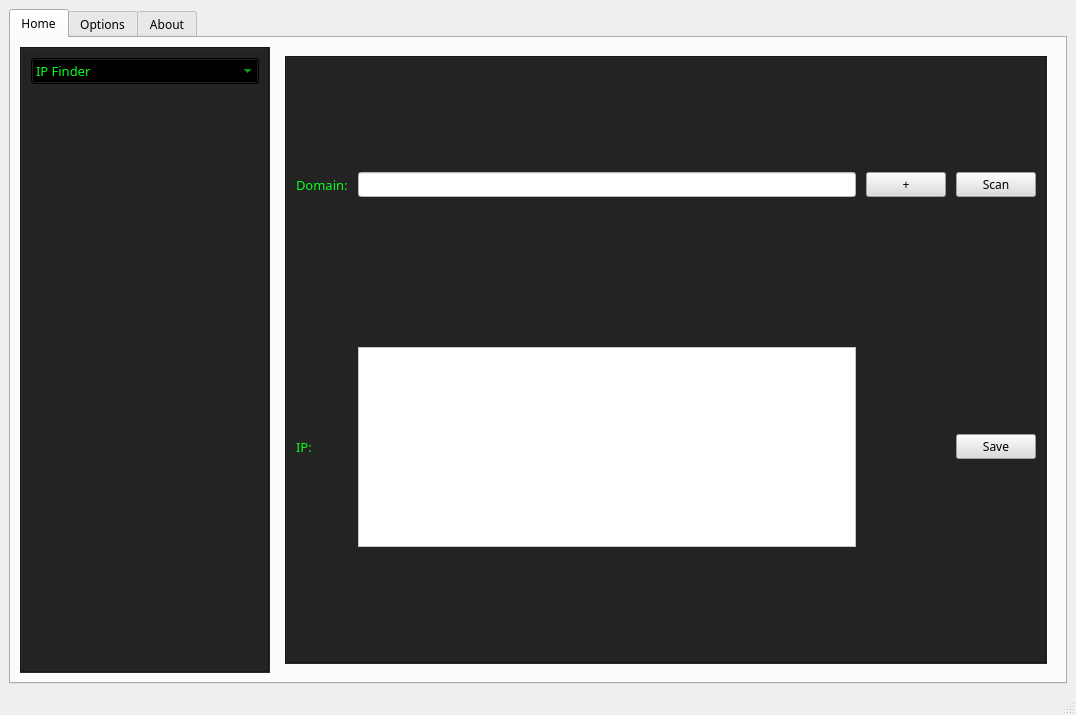
<?xml version="1.0" encoding="UTF-8"?>
<ui version="4.0">
 <class>MainWindow</class>
 <widget class="QMainWindow" name="MainWindow">
  <property name="geometry">
   <rect>
    <x>0</x>
    <y>0</y>
    <width>1076</width>
    <height>715</height>
   </rect>
  </property>
  <property name="windowTitle">
   <string>MainWindow</string>
  </property>
  <widget class="QWidget" name="centralwidget">
   <layout class="QGridLayout" name="gridLayout">
    <item row="0" column="0">
     <widget class="QTabWidget" name="tabwidget">
      <property name="font">
       <font>
        <family>Copperplate Gothic Light</family>
       </font>
      </property>
      <property name="currentIndex">
       <number>0</number>
      </property>
      <widget class="QWidget" name="tab">
       <attribute name="title">
        <string>Home</string>
       </attribute>
       <layout class="QGridLayout" name="gridLayout_2">
        <item row="0" column="0">
         <widget class="QFrame" name="frame">
          <property name="sizePolicy">
           <sizepolicy hsizetype="Minimum" vsizetype="Preferred">
            <horstretch>0</horstretch>
            <verstretch>0</verstretch>
           </sizepolicy>
          </property>
          <property name="minimumSize">
           <size>
            <width>250</width>
            <height>0</height>
           </size>
          </property>
          <property name="font">
           <font>
            <family>Copperplate Gothic Light</family>
           </font>
          </property>
          <property name="styleSheet">
           <string notr="true">background-color: rgb(35, 35, 35);</string>
          </property>
          <property name="frameShape">
           <enum>QFrame::Box</enum>
          </property>
          <property name="frameShadow">
           <enum>QFrame::Sunken</enum>
          </property>
          <layout class="QGridLayout" name="gridLayout_8">
           <item row="0" column="0">
            <layout class="QVBoxLayout" name="verticalLayout_3" stretch="0,0">
             <property name="spacing">
              <number>0</number>
             </property>
             <property name="sizeConstraint">
              <enum>QLayout::SetDefaultConstraint</enum>
             </property>
             <property name="topMargin">
              <number>0</number>
             </property>
             <property name="rightMargin">
              <number>0</number>
             </property>
             <property name="bottomMargin">
              <number>0</number>
             </property>
             <item>
              <widget class="QComboBox" name="comboBox_3">
               <property name="sizePolicy">
                <sizepolicy hsizetype="Expanding" vsizetype="Fixed">
                 <horstretch>0</horstretch>
                 <verstretch>0</verstretch>
                </sizepolicy>
               </property>
               <property name="minimumSize">
                <size>
                 <width>0</width>
                 <height>5</height>
                </size>
               </property>
               <property name="font">
                <font>
                 <family>Copperplate Gothic Light</family>
                 <pointsize>10</pointsize>
                </font>
               </property>
               <property name="layoutDirection">
                <enum>Qt::LeftToRight</enum>
               </property>
               <property name="styleSheet">
                <string notr="true">background-color: rgb(0, 0, 0);
color:rgb(10, 255, 30);</string>
               </property>
               <property name="currentIndex">
                <number>0</number>
               </property>
               <property name="maxCount">
                <number>2147483642</number>
               </property>
               <property name="sizeAdjustPolicy">
                <enum>QComboBox::AdjustToContentsOnFirstShow</enum>
               </property>
               <property name="minimumContentsLength">
                <number>0</number>
               </property>
               <property name="frame">
                <bool>true</bool>
               </property>
               <property name="modelColumn">
                <number>0</number>
               </property>
               <item>
                <property name="text">
                 <string>IP Finder</string>
                </property>
               </item>
               <item>
                <property name="text">
                 <string>Port Scanner</string>
                </property>
               </item>
               <item>
                <property name="text">
                 <string>3</string>
                </property>
               </item>
               <item>
                <property name="text">
                 <string>4</string>
                </property>
               </item>
               <item>
                <property name="text">
                 <string>5</string>
                </property>
               </item>
               <item>
                <property name="text">
                 <string>6</string>
                </property>
               </item>
               <item>
                <property name="text">
                 <string>7</string>
                </property>
               </item>
              </widget>
             </item>
             <item>
              <spacer name="verticalSpacer_2">
               <property name="font">
                <font>
                 <family>Copperplate Gothic Light</family>
                </font>
               </property>
               <property name="orientation">
                <enum>Qt::Vertical</enum>
               </property>
               <property name="sizeHint" stdset="0">
                <size>
                 <width>20</width>
                 <height>40</height>
                </size>
               </property>
              </spacer>
             </item>
            </layout>
           </item>
          </layout>
         </widget>
        </item>
        <item row="0" column="1">
         <widget class="QStackedWidget" name="stackedWidget">
          <property name="sizePolicy">
           <sizepolicy hsizetype="Preferred" vsizetype="Preferred">
            <horstretch>1</horstretch>
            <verstretch>0</verstretch>
           </sizepolicy>
          </property>
          <property name="currentIndex">
           <number>0</number>
          </property>
          <widget class="QWidget" name="page">
           <layout class="QGridLayout" name="gridLayout_3">
            <item row="0" column="0">
             <widget class="QFrame" name="frame_2">
              <property name="enabled">
               <bool>true</bool>
              </property>
              <property name="sizePolicy">
               <sizepolicy hsizetype="Preferred" vsizetype="Preferred">
                <horstretch>1</horstretch>
                <verstretch>0</verstretch>
               </sizepolicy>
              </property>
              <property name="font">
               <font>
                <family>Copperplate Gothic Light</family>
               </font>
              </property>
              <property name="layoutDirection">
               <enum>Qt::LeftToRight</enum>
              </property>
              <property name="styleSheet">
               <string notr="true">background-color: rgb(35,35, 35);</string>
              </property>
              <property name="frameShape">
               <enum>QFrame::Box</enum>
              </property>
              <property name="frameShadow">
               <enum>QFrame::Sunken</enum>
              </property>
              <layout class="QGridLayout" name="gridLayout_9">
               <item row="1" column="0">
                <layout class="QGridLayout" name="gridLayout_10" rowstretch="20,0" columnstretch="0,0,0,0">
                 <property name="sizeConstraint">
                  <enum>QLayout::SetDefaultConstraint</enum>
                 </property>
                 <property name="leftMargin">
                  <number>0</number>
                 </property>
                 <property name="topMargin">
                  <number>0</number>
                 </property>
                 <property name="rightMargin">
                  <number>0</number>
                 </property>
                 <property name="bottomMargin">
                  <number>0</number>
                 </property>
                 <property name="horizontalSpacing">
                  <number>10</number>
                 </property>
                 <property name="verticalSpacing">
                  <number>150</number>
                 </property>
                 <item row="0" column="0">
                  <widget class="QLabel" name="label_6">
                   <property name="enabled">
                    <bool>true</bool>
                   </property>
                   <property name="font">
                    <font>
                     <family>Copperplate Gothic Light</family>
                     <pointsize>10</pointsize>
                    </font>
                   </property>
                   <property name="styleSheet">
                    <string notr="true">color:rgb(10, 255, 30);</string>
                   </property>
                   <property name="text">
                    <string>Domain:</string>
                   </property>
                  </widget>
                 </item>
                 <item row="0" column="1">
                  <widget class="QLineEdit" name="lineEdit_5">
                   <property name="enabled">
                    <bool>true</bool>
                   </property>
                   <property name="sizePolicy">
                    <sizepolicy hsizetype="Expanding" vsizetype="Fixed">
                     <horstretch>0</horstretch>
                     <verstretch>0</verstretch>
                    </sizepolicy>
                   </property>
                   <property name="font">
                    <font>
                     <family>Copperplate Gothic Light</family>
                    </font>
                   </property>
                   <property name="styleSheet">
                    <string notr="true">background-color: rgb(255, 255, 255);</string>
                   </property>
                  </widget>
                 </item>
                 <item row="0" column="3">
                  <widget class="QPushButton" name="pushButton_8">
                   <property name="enabled">
                    <bool>true</bool>
                   </property>
                   <property name="sizePolicy">
                    <sizepolicy hsizetype="Preferred" vsizetype="Preferred">
                     <horstretch>0</horstretch>
                     <verstretch>0</verstretch>
                    </sizepolicy>
                   </property>
                   <property name="font">
                    <font>
                     <family>Copperplate Gothic Light</family>
                    </font>
                   </property>
                   <property name="styleSheet">
                    <string notr="true">background-color: rgb(220, 220, 220);</string>
                   </property>
                   <property name="text">
                    <string>Scan</string>
                   </property>
                  </widget>
                 </item>
                 <item row="1" column="1">
                  <widget class="QLabel" name="label_7">
                   <property name="enabled">
                    <bool>true</bool>
                   </property>
                   <property name="minimumSize">
                    <size>
                     <width>0</width>
                     <height>200</height>
                    </size>
                   </property>
                   <property name="font">
                    <font>
                     <family>Copperplate Gothic Light</family>
                    </font>
                   </property>
                   <property name="styleSheet">
                    <string notr="true">background-color: rgb(255, 255, 255);</string>
                   </property>
                   <property name="frameShape">
                    <enum>QFrame::StyledPanel</enum>
                   </property>
                   <property name="frameShadow">
                    <enum>QFrame::Raised</enum>
                   </property>
                   <property name="text">
                    <string/>
                   </property>
                   <property name="alignment">
                    <set>Qt::AlignLeading|Qt::AlignLeft|Qt::AlignTop</set>
                   </property>
                  </widget>
                 </item>
                 <item row="1" column="3">
                  <widget class="QPushButton" name="pushButton_7">
                   <property name="enabled">
                    <bool>true</bool>
                   </property>
                   <property name="sizePolicy">
                    <sizepolicy hsizetype="Preferred" vsizetype="Fixed">
                     <horstretch>0</horstretch>
                     <verstretch>0</verstretch>
                    </sizepolicy>
                   </property>
                   <property name="font">
                    <font>
                     <family>Copperplate Gothic Light</family>
                    </font>
                   </property>
                   <property name="styleSheet">
                    <string notr="true">background-color: rgb(220, 220, 220);</string>
                   </property>
                   <property name="text">
                    <string>Save</string>
                   </property>
                  </widget>
                 </item>
                 <item row="0" column="2">
                  <widget class="QPushButton" name="pushButton_9">
                   <property name="enabled">
                    <bool>true</bool>
                   </property>
                   <property name="sizePolicy">
                    <sizepolicy hsizetype="Fixed" vsizetype="Preferred">
                     <horstretch>0</horstretch>
                     <verstretch>0</verstretch>
                    </sizepolicy>
                   </property>
                   <property name="minimumSize">
                    <size>
                     <width>20</width>
                     <height>15</height>
                    </size>
                   </property>
                   <property name="sizeIncrement">
                    <size>
                     <width>15</width>
                     <height>15</height>
                    </size>
                   </property>
                   <property name="baseSize">
                    <size>
                     <width>15</width>
                     <height>15</height>
                    </size>
                   </property>
                   <property name="font">
                    <font>
                     <family>Copperplate Gothic Light</family>
                    </font>
                   </property>
                   <property name="styleSheet">
                    <string notr="true">background-color: rgb(220, 220, 220);</string>
                   </property>
                   <property name="text">
                    <string>+</string>
                   </property>
                  </widget>
                 </item>
                 <item row="1" column="0">
                  <widget class="QLabel" name="label_5">
                   <property name="enabled">
                    <bool>true</bool>
                   </property>
                   <property name="font">
                    <font>
                     <family>Copperplate Gothic Light</family>
                     <pointsize>10</pointsize>
                    </font>
                   </property>
                   <property name="styleSheet">
                    <string notr="true">color:rgb(10, 255, 30);
</string>
                   </property>
                   <property name="text">
                    <string>IP:</string>
                   </property>
                  </widget>
                 </item>
                </layout>
               </item>
              </layout>
             </widget>
            </item>
           </layout>
          </widget>
          <widget class="QWidget" name="page_2">
           <layout class="QGridLayout" name="gridLayout_12">
            <item row="0" column="0">
             <widget class="QFrame" name="frame_3">
              <property name="sizePolicy">
               <sizepolicy hsizetype="Preferred" vsizetype="Preferred">
                <horstretch>0</horstretch>
                <verstretch>0</verstretch>
               </sizepolicy>
              </property>
              <property name="styleSheet">
               <string notr="true">background-color: rgb(35, 35, 35);</string>
              </property>
              <property name="frameShape">
               <enum>QFrame::StyledPanel</enum>
              </property>
              <property name="frameShadow">
               <enum>QFrame::Raised</enum>
              </property>
             </widget>
            </item>
           </layout>
          </widget>
          <widget class="QWidget" name="page_3">
           <layout class="QGridLayout" name="gridLayout_14">
            <item row="0" column="0">
             <widget class="QFrame" name="frame_5">
              <property name="styleSheet">
               <string notr="true">background-color: rgb(35, 35, 35);</string>
              </property>
              <property name="frameShape">
               <enum>QFrame::StyledPanel</enum>
              </property>
              <property name="frameShadow">
               <enum>QFrame::Raised</enum>
              </property>
             </widget>
            </item>
           </layout>
          </widget>
          <widget class="QWidget" name="page_4">
           <layout class="QGridLayout" name="gridLayout_15">
            <item row="0" column="0">
             <widget class="QFrame" name="frame_6">
              <property name="styleSheet">
               <string notr="true">background-color: rgb(35, 35, 35);</string>
              </property>
              <property name="frameShape">
               <enum>QFrame::StyledPanel</enum>
              </property>
              <property name="frameShadow">
               <enum>QFrame::Raised</enum>
              </property>
             </widget>
            </item>
           </layout>
          </widget>
          <widget class="QWidget" name="page_5">
           <layout class="QGridLayout" name="gridLayout_16">
            <item row="0" column="0">
             <widget class="QFrame" name="frame_7">
              <property name="styleSheet">
               <string notr="true">background-color: rgb(35, 35, 35);</string>
              </property>
              <property name="frameShape">
               <enum>QFrame::StyledPanel</enum>
              </property>
              <property name="frameShadow">
               <enum>QFrame::Raised</enum>
              </property>
             </widget>
            </item>
           </layout>
          </widget>
          <widget class="QWidget" name="page_6">
           <layout class="QGridLayout" name="gridLayout_17">
            <item row="0" column="0">
             <widget class="QFrame" name="frame_8">
              <property name="styleSheet">
               <string notr="true">background-color: rgb(35, 35, 35);</string>
              </property>
              <property name="frameShape">
               <enum>QFrame::StyledPanel</enum>
              </property>
              <property name="frameShadow">
               <enum>QFrame::Raised</enum>
              </property>
             </widget>
            </item>
           </layout>
          </widget>
          <widget class="QWidget" name="page_7">
           <layout class="QGridLayout" name="gridLayout_13">
            <item row="0" column="0">
             <widget class="QFrame" name="frame_4">
              <property name="styleSheet">
               <string notr="true">background-color: rgb(35, 35, 35);</string>
              </property>
              <property name="frameShape">
               <enum>QFrame::StyledPanel</enum>
              </property>
              <property name="frameShadow">
               <enum>QFrame::Raised</enum>
              </property>
             </widget>
            </item>
           </layout>
          </widget>
         </widget>
        </item>
       </layout>
      </widget>
      <widget class="QWidget" name="tab_2">
       <attribute name="title">
        <string>Options</string>
       </attribute>
      </widget>
      <widget class="QWidget" name="tab_3">
       <attribute name="title">
        <string>About</string>
       </attribute>
       <layout class="QGridLayout" name="gridLayout_4">
        <item row="0" column="0">
         <widget class="QLabel" name="label_2">
          <property name="font">
           <font>
            <family>Copperplate Gothic Light</family>
           </font>
          </property>
          <property name="styleSheet">
           <string notr="true">background-color: rgb(35, 35, 35);color:rgb(10, 255, 30);</string>
          </property>
          <property name="text">
           <string>Created by: Theodosis Dotsas, Thomas Efthymiadis, Sarantis Tsitsos  













 Contact at: teamproject.testme@gmail.com</string>
          </property>
          <property name="alignment">
           <set>Qt::AlignCenter</set>
          </property>
         </widget>
        </item>
       </layout>
      </widget>
     </widget>
    </item>
   </layout>
  </widget>
  <widget class="QMenuBar" name="menubar">
   <property name="geometry">
    <rect>
     <x>0</x>
     <y>0</y>
     <width>1076</width>
     <height>21</height>
    </rect>
   </property>
  </widget>
  <widget class="QStatusBar" name="statusbar"/>
 </widget>
 <resources/>
 <connections>
  <connection>
   <sender>comboBox_3</sender>
   <signal>currentIndexChanged(int)</signal>
   <receiver>stackedWidget</receiver>
   <slot>setCurrentIndex(int)</slot>
   <hints>
    <hint type="sourcelabel">
     <x>144</x>
     <y>80</y>
    </hint>
    <hint type="destinationlabel">
     <x>664</x>
     <y>366</y>
    </hint>
   </hints>
  </connection>
 </connections>
</ui>
